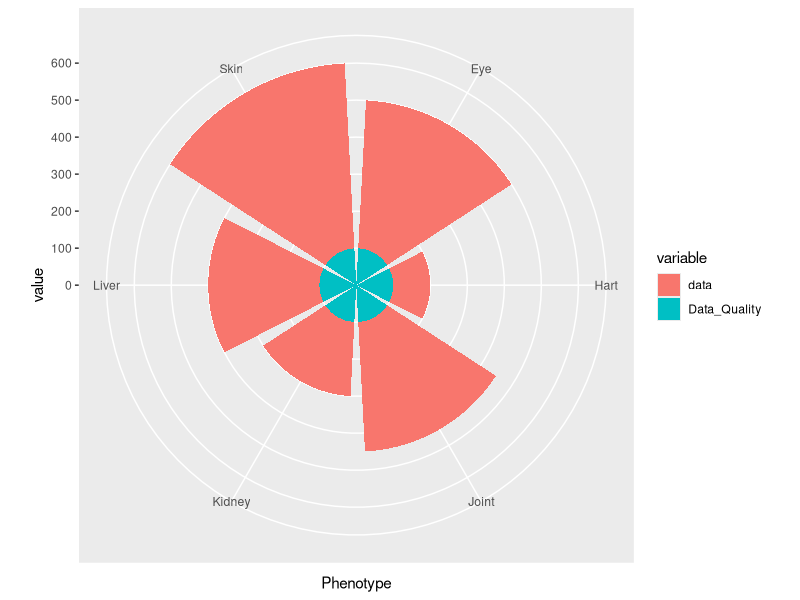

Reproduce this figure in R.
DF <- read.table(text="
Phenotype data     Data_Quality
Skin    500    100
Eye     400    100
Liver   300    100
Kidney  200    100
Hart    100    100
Joint   350    100
", header=TRUE)

library(reshape2)
DF1 <- melt(DF)
# DF1 <- melt(DF, id.var="Rank")

library(ggplot2)
plot <- ggplot(DF1, aes(x = Phenotype, y = value, fill = variable)) + 
  geom_bar(stat = "identity")
# plot
plot + coord_polar() 